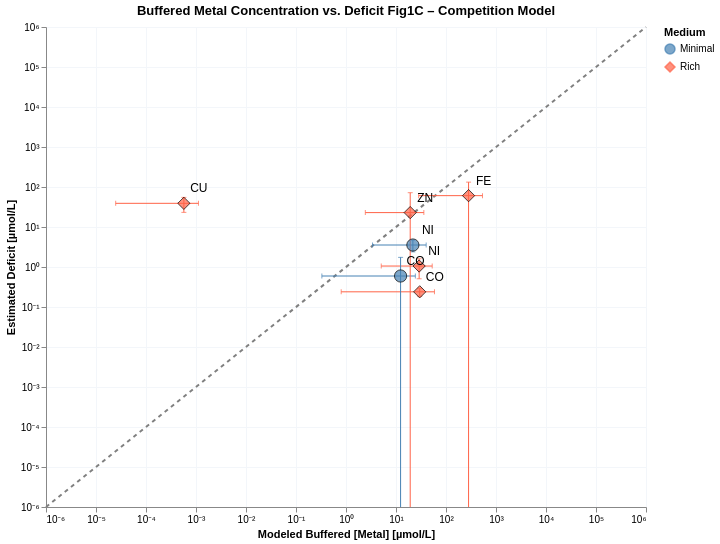

This figure's notebook cell:
### Markdown cell above
### Plot 1 – Competition model: estimated buffered [Metal] vs. Estimated deficit

### Code cell
import polars as pl
import altair as alt

plot_df_comp = build_plot_df(
    est_competition_minimal_lb, est_competition_minimal_ub,
    est_competition_rich_lb,    est_competition_rich_ub,
    deficit_minimal, deficit_rich,
)

df = pl.from_pandas(plot_df_comp).with_columns([
    (pl.col("est_buf_center_M") * 1e6).alias("x_uM"),
    (pl.col("est_buf_lb_M")     * 1e6).alias("x_lb_uM"),
    (pl.col("est_buf_ub_M")     * 1e6).alias("x_ub_uM"),
    (pl.col("deficit_M")        * 1e6).alias("y_uM"),
    (pl.col("deficit_M_err")    * 1e6).alias("y_err_uM"),
])

DOMAIN_MIN = 1e-7   # just below your domain floor of 1e-6

# ── Log-axis label expression (10^n with Unicode superscripts) ────────────────
_log_label_unicode = (
    "datum.value > 0 ? '10' + "
    "replace(replace(replace(replace(replace(replace("
    "replace(replace(replace(replace(replace('' + "
    "round(log(datum.value)/LN10), '-','⁻'),'0','⁰'),'1','¹'),'2','²')"
    ",'3','³'),'4','⁴'),'5','⁵'),'6','⁶'),'7','⁷'),'8','⁸'),'9','⁹') : '0'"
)

df = df.with_columns([
    pl.max_horizontal(
        pl.col("y_uM") - pl.col("y_err_uM"),
        pl.lit(DOMAIN_MIN)
    ).alias("y_lo_uM"),
    (pl.col("y_uM") + pl.col("y_err_uM")).alias("y_hi_uM"),
])

base = alt.Chart(df).encode(
)
x_scale = alt.Scale(type="log", domain=[1e-6, 1e6])
y_scale = alt.Scale(type="log", domain=[1e-6, 1e6])

_ax_x = alt.Axis(labelExpr=_log_label_unicode, title="Modeled Buffered [Metal] [µmol/L]")
_ax_y = alt.Axis(labelExpr=_log_label_unicode, title="Estimated Deficit [µmol/L]")

ref_df = pl.DataFrame({"v": [1e-6, 1e6]})  # for reference line y=x

ref_line = alt.Chart(ref_df).mark_line(strokeDash=[4,4], color="gray").encode(
    x=alt.X("v:Q", scale=x_scale, axis=_ax_x),
    y=alt.Y("v:Q", scale=y_scale, axis=_ax_y),
)
x_bars = base.mark_errorbar(ticks=True).encode(
    x=alt.X("x_lb_uM:Q", scale=x_scale, title=""),
    x2="x_ub_uM:Q",
    y=alt.Y("y_uM:Q", scale=y_scale),
    color="Medium:N",
)
y_bars = base.mark_errorbar(ticks=True, clip=True).encode(
    x=alt.X("x_uM:Q"),
    y=alt.Y("y_lo_uM:Q",  scale=y_scale, title=""),   # explicit log scale + clamped lower
    y2=alt.Y2("y_hi_uM:Q"),
    color="Medium:N",
)
points = base.mark_point(filled=True, size=150, stroke='black', strokeWidth=1).encode(
    x=alt.X("x_uM:Q", scale=x_scale, axis=_ax_x),
    y=alt.Y("y_uM:Q", scale=y_scale, axis=_ax_y),
    color=alt.Color("Medium:N",
        scale=alt.Scale(domain=["Minimal","Rich"], range=["steelblue","tomato"])),
    shape=alt.Shape("Medium:N",
        scale=alt.Scale(domain=["Minimal","Rich"], range=["circle","diamond"])),
)
# 5. Text labels
labels = base.mark_text(dx=15, dy=-15, fontSize=12).encode(
    x=alt.X("x_uM:Q", scale=alt.Scale(type="log")),
    y=alt.Y("y_uM:Q", scale=alt.Scale(type="log")),
    text="Element:N",
)
chart = (ref_line + x_bars + y_bars + points + labels).properties(
    width=600, height=480,
    title="Buffered Metal Concentration vs. Deficit Fig1C – Competition Model"
).configure_axis(gridColor='#f3f6fa')
# chart.save('notebooks/cofactors/buffer_figures/buffered_metal_vs_deficit_competition.svg')
chart

### Figure 1 — Vega-Lite specification as saved in the notebook (floating-point values rounded to 4 significant figures)
{"config": {"view": {"continuousWidth": 300, "continuousHeight": 300}, "axis": {"gridColor": "#f3f6fa"}}, "layer": [{"data": {"name": "data-1c3ca3cce69c13645fce19fabe446275"}, "mark": {"type": "line", "color": "gray", "strokeDash": [4, 4]}, "encoding": {"x": {"axis": {"labelExpr": "datum.value > 0 ? '10' + replace(replace(replace(replace(replace(replace(replace(replace(replace(replace(replace('' + round(log(datum.value)/LN10), '-','⁻'),'0','⁰'),'1','¹'),'2','²'),'3','³'),'4','⁴'),'5','⁵'),'6','⁶'),'7','⁷'),'8','⁸'),'9','⁹') : '0'", "title": "Modeled Buffered [Metal] [µmol/L]"}, "field": "v", "scale": {"domain": [1e-06, 1000000.0], "type": "log"}, "type": "quantitative"}, "y": {"axis": {"labelExpr": "datum.value > 0 ? '10' + replace(replace(replace(replace(replace(replace(replace(replace(replace(replace(replace('' + round(log(datum.value)/LN10), '-','⁻'),'0','⁰'),'1','¹'),'2','²'),'3','³'),'4','⁴'),'5','⁵'),'6','⁶'),'7','⁷'),'8','⁸'),'9','⁹') : '0'", "title": "Estimated Deficit [µmol/L]"}, "field": "v", "scale": {"domain": [1e-06, 1000000.0], "type": "log"}, "type": "quantitative"}}}, {"data": {"name": "data-3b49029d61570c3eec46e8bb7060fcdd"}, "mark": {"type": "errorbar", "ticks": true}, "encoding": {"color": {"field": "Medium", "type": "nominal"}, "x": {"field": "x_lb_uM", "scale": {"domain": [1e-06, 1000000.0], "type": "log"}, "title": "", "type": "quantitative"}, "x2": {"field": "x_ub_uM"}, "y": {"field": "y_uM", "scale": {"domain": [1e-06, 1000000.0], "type": "log"}, "type": "quantitative"}}}, {"data": {"name": "data-3b49029d61570c3eec46e8bb7060fcdd"}, "mark": {"type": "errorbar", "clip": true, "ticks": true}, "encoding": {"color": {"field": "Medium", "type": "nominal"}, "x": {"field": "x_uM", "type": "quantitative"}, "y": {"field": "y_lo_uM", "scale": {"domain": [1e-06, 1000000.0], "type": "log"}, "title": "", "type": "quantitative"}, "y2": {"field": "y_hi_uM"}}}, {"data": {"name": "data-3b49029d61570c3eec46e8bb7060fcdd"}, "mark": {"type": "point", "filled": true, "size": 150, "stroke": "black", "strokeWidth": 1}, "encoding": {"color": {"field": "Medium", "scale": {"domain": ["Minimal", "Rich"], "range": ["steelblue", "tomato"]}, "type": "nominal"}, "shape": {"field": "Medium", "scale": {"domain": ["Minimal", "Rich"], "range": ["circle", "diamond"]}, "type": "nominal"}, "x": {"axis": {"labelExpr": "datum.value > 0 ? '10' + replace(replace(replace(replace(replace(replace(replace(replace(replace(replace(replace('' + round(log(datum.value)/LN10), '-','⁻'),'0','⁰'),'1','¹'),'2','²'),'3','³'),'4','⁴'),'5','⁵'),'6','⁶'),'7','⁷'),'8','⁸'),'9','⁹') : '0'", "title": "Modeled Buffered [Metal] [µmol/L]"}, "field": "x_uM", "scale": {"domain": [1e-06, 1000000.0], "type": "log"}, "type": "quantitative"}, "y": {"axis": {"labelExpr": "datum.value > 0 ? '10' + replace(replace(replace(replace(replace(replace(replace(replace(replace(replace(replace('' + round(log(datum.value)/LN10), '-','⁻'),'0','⁰'),'1','¹'),'2','²'),'3','³'),'4','⁴'),'5','⁵'),'6','⁶'),'7','⁷'),'8','⁸'),'9','⁹') : '0'", "title": "Estimated Deficit [µmol/L]"}, "field": "y_uM", "scale": {"domain": [1e-06, 1000000.0], "type": "log"}, "type": "quantitative"}}}, {"data": {"name": "data-3b49029d61570c3eec46e8bb7060fcdd"}, "mark": {"type": "text", "dx": 15, "dy": -15, "fontSize": 12}, "encoding": {"text": {"field": "Element", "type": "nominal"}, "x": {"field": "x_uM", "scale": {"type": "log"}, "type": "quantitative"}, "y": {"field": "y_uM", "scale": {"type": "log"}, "type": "quantitative"}}}], "height": 480, "title": "Buffered Metal Concentration vs. Deficit Fig1C – Competition Model", "width": 600, "$schema": "https://vega.github.io/schema/vega-lite/v6.1.0.json", "datasets": {"data-1c3ca3cce69c13645fce19fabe446275": [{"v": 1e-06}, {"v": 1000000.0}], "data-3b49029d61570c3eec46e8bb7060fcdd": [{"Medium": "Minimal", "Element": "CO", "est_buf_lb_M": 3.291e-07, "est_buf_ub_M": 2.437e-05, "est_buf_center_M": 1.235e-05, "deficit_M": 5.957e-07, "deficit_M_err": 1.145e-06, "x_uM": 12.35, "x_lb_uM": 0.3291, "x_ub_uM": 24.37, "y_uM": 0.5957, "y_err_uM": 1.145, "y_lo_uM": 1e-07, "y_hi_uM": 1.741}, {"Medium": "Minimal", "Element": "NI", "est_buf_lb_M": 3.388e-06, "est_buf_ub_M": 4.014e-05, "est_buf_center_M": 2.176e-05, "deficit_M": 3.546e-06, "deficit_M_err": 1.154e-06, "x_uM": 21.76, "x_lb_uM": 3.388, "x_ub_uM": 40.14, "y_uM": 3.546, "y_err_uM": 1.154, "y_lo_uM": 2.392, "y_hi_uM": 4.7}, {"Medium": "Rich", "Element": "FE", "est_buf_lb_M": 2.835e-05, "est_buf_ub_M": 0.000537, "est_buf_center_M": 0.0002827, "deficit_M": 6.076e-05, "deficit_M_err": 7.159e-05, "x_uM": 282.7, "x_lb_uM": 28.35, "x_ub_uM": 537.0, "y_uM": 60.76, "y_err_uM": 71.59, "y_lo_uM": 1e-07, "y_hi_uM": 132.4}, {"Medium": "Rich", "Element": "CO", "est_buf_lb_M": 8.012e-07, "est_buf_ub_M": 5.882e-05, "est_buf_center_M": 2.981e-05, "deficit_M": 2.397e-07, "deficit_M_err": 5.403e-08, "x_uM": 29.81, "x_lb_uM": 0.8012, "x_ub_uM": 58.82, "y_uM": 0.2397, "y_err_uM": 0.05403, "y_lo_uM": 0.1856, "y_hi_uM": 0.2937}, {"Medium": "Rich", "Element": "NI", "est_buf_lb_M": 5.067e-06, "est_buf_ub_M": 5.299e-05, "est_buf_center_M": 2.903e-05, "deficit_M": 1.057e-06, "deficit_M_err": 5.487e-07, "x_uM": 29.03, "x_lb_uM": 5.067, "x_ub_uM": 52.99, "y_uM": 1.057, "y_err_uM": 0.5487, "y_lo_uM": 0.5079, "y_hi_uM": 1.605}, {"Medium": "Rich", "Element": "CU", "est_buf_lb_M": 2.475e-11, "est_buf_ub_M": 1.119e-09, "est_buf_center_M": 5.72e-10, "deficit_M": 3.91e-05, "deficit_M_err": 1.588e-05, "x_uM": 0.000572, "x_lb_uM": 2.475e-05, "x_ub_uM": 0.001119, "y_uM": 39.1, "y_err_uM": 15.88, "y_lo_uM": 23.22, "y_hi_uM": 54.98}, {"Medium": "Rich", "Element": "ZN", "est_buf_lb_M": 2.434e-06, "est_buf_ub_M": 3.605e-05, "est_buf_center_M": 1.924e-05, "deficit_M": 2.29e-05, "deficit_M_err": 4.917e-05, "x_uM": 19.24, "x_lb_uM": 2.434, "x_ub_uM": 36.05, "y_uM": 22.9, "y_err_uM": 49.17, "y_lo_uM": 1e-07, "y_hi_uM": 72.08}]}}
